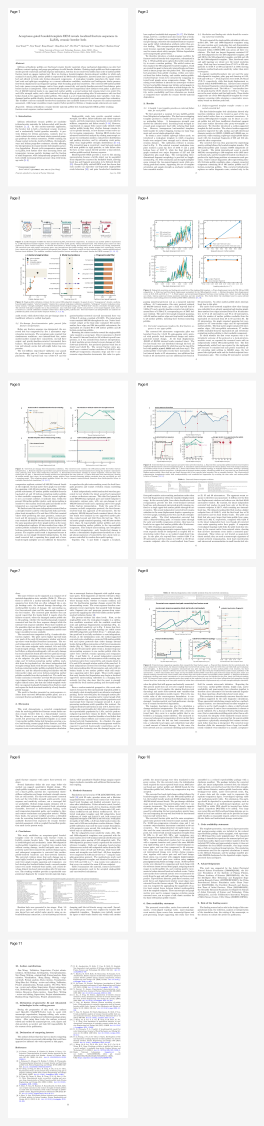
#> input picture submission_packages/journal_of_nuclear_materials_reproducibility_package/docs/pdf_visual_qa/jnm_main_20260612/contact_sheet.png, 792 x 3378 px (shown at 1/3 size)
$ python -i build_cpm_final_pdf_visual_qa.py   (imports and definitions only)
#> lines starting #> are read from the running program, lines starting #| are printed output that depends on the picture; after the words box and inside, x2 and y2 are one past the last pixel; in counts of white or black regions, pixels touching at a corner belong together
#!/usr/bin/env python3
"""Render and summarize the final CPM manuscript PDF for submission QA."""

from __future__ import annotations

import hashlib
import json
import shutil
import subprocess
from datetime import datetime
from pathlib import Path

from PIL import Image, ImageChops, ImageStat
from pypdf import PdfReader


ROOT = Path(__file__).resolve().parents[1]
PDF = ROOT / "manuscript" / "computational_particle_mechanics_submission.pdf"
UPLOAD_PDF = (
    ROOT
    / "submission_packages"
    / "computational_particle_mechanics_upload_ready"
    / "01_manuscript.pdf"
)
OUT_DIR = ROOT / "docs" / "pdf_visual_qa" / "cpm_final_submission_20260704"
REPORT_MD = ROOT / "docs" / "cpm_final_pdf_visual_qa_20260704.md"
REPORT_JSON = ROOT / "docs" / "cpm_final_pdf_visual_qa_20260704.json"


# [6 lines left out: function sha256, not called in this run]


def run(cmd: list[str]) -> None:
    subprocess.run(cmd, cwd=ROOT, check=True)


# [17 lines left out: function render_pdf, not called in this run]


def page_metrics(path: Path) -> dict[str, object]:
    image = Image.open(path).convert("L")
    white = Image.new("L", image.size, 255)
#> white: PIL image 792x3378 L; every value is 255
    diff = ImageChops.difference(image, white)
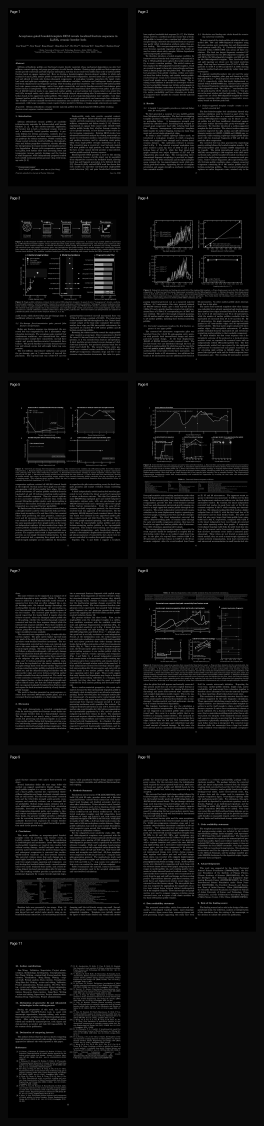
#> diff: PIL image 792x3378 L (shown at 1/3 size); min 0, max 255, mean 13.9
    stat = ImageStat.Stat(diff)
    mask = diff.point(lambda pixel: 255 if pixel > 8 else 0)
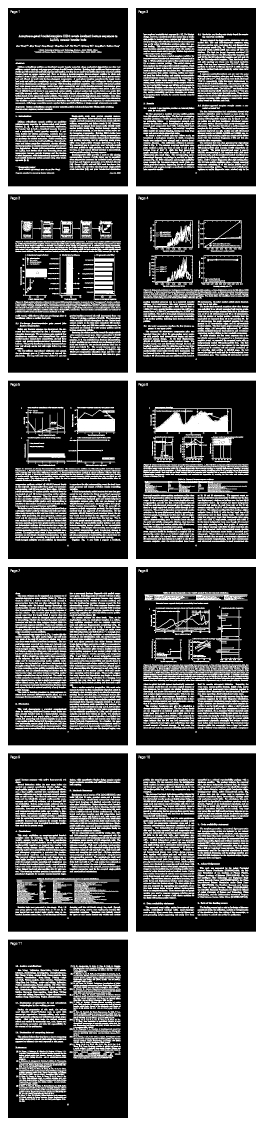
#> mask: PIL image 792x3378 L (shown at 1/3 size); 40.8% white; 7163 white regions (696 under 20 px), largest, box (x1, y1, x2, y2) and area: (0, 0, 792, 3378) 556776, (457, 1220, 695, 1301) 10566, (231, 1227, 346, 1297) 5042
    bbox = mask.getbbox()
#> bbox = (0, 0, 792, 3378)
    nonwhite = sum(mask.histogram()[1:])
#> nonwhite = 1090457
    total = image.size[0] * image.size[1]
#> total = 2675376
    return {
#> (the run stopped early here; a loop or call above may not have finished)

$ run again, on submission_packages/journal_of_nuclear_materials_reproducibility_package/figures/pb007/pb007_corrected_fracture_sequence.png
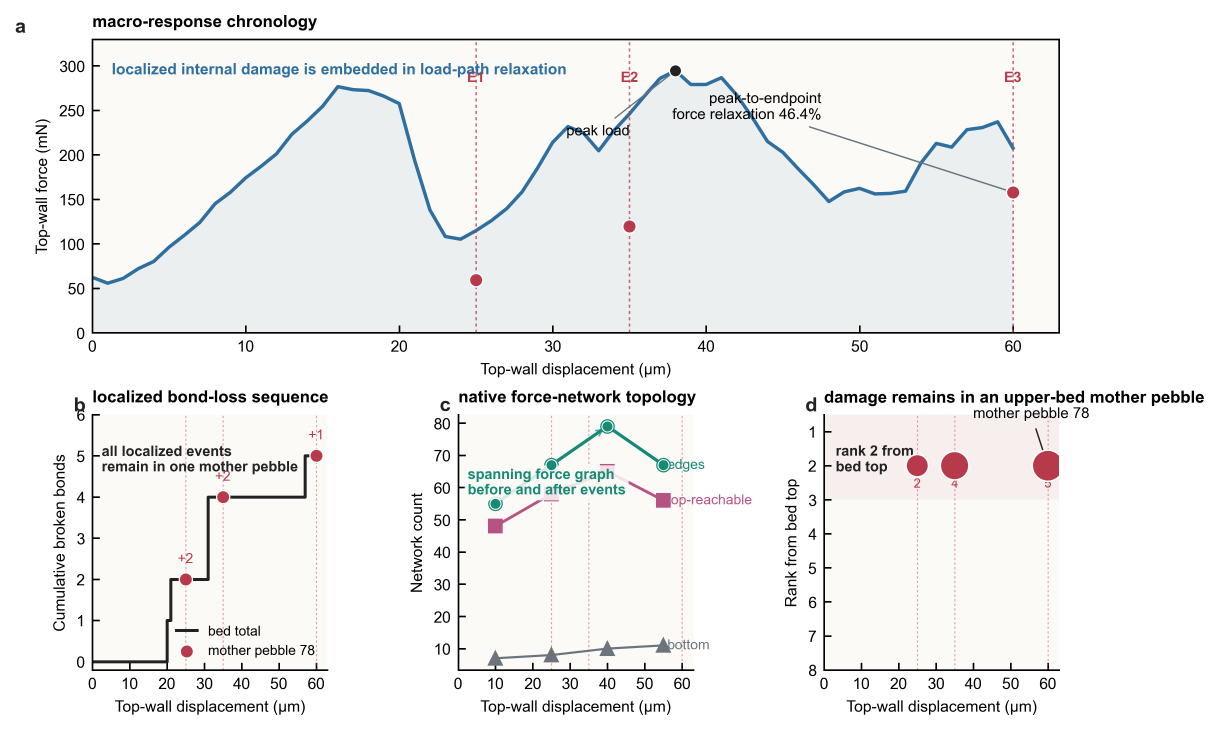
#> input picture submission_packages/journal_of_nuclear_materials_reproducibility_package/figures/pb007/pb007_corrected_fracture_sequence.png, 3658 x 2189 px (shown at 1/3 size)
#> white: PIL image 3658x2189 L; every value is 255
#> in page_metrics, `diff = ImageChops.difference(image, white)`:
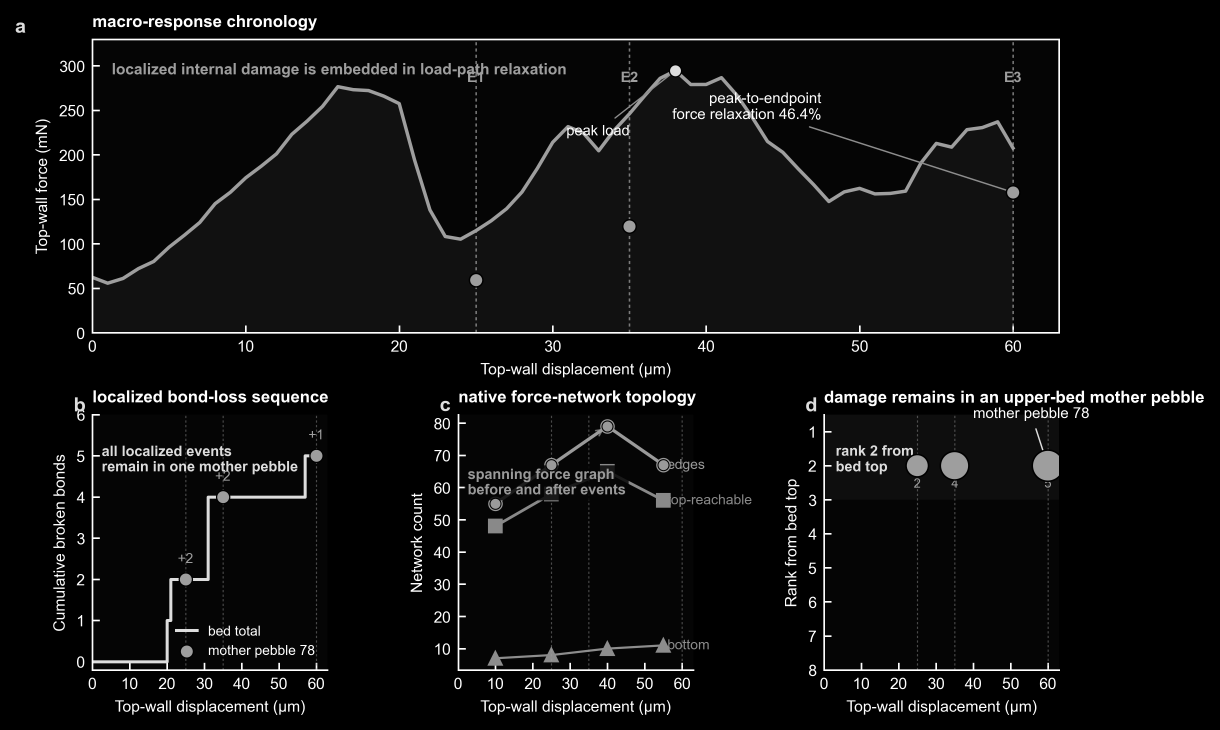
#> diff: PIL image 3658x2189 L (shown at 1/3 size); min 0, max 255, mean 14.3
#> in page_metrics, `mask = diff.point(lambda pixel: 255 if pixel > 8 else 0)`:
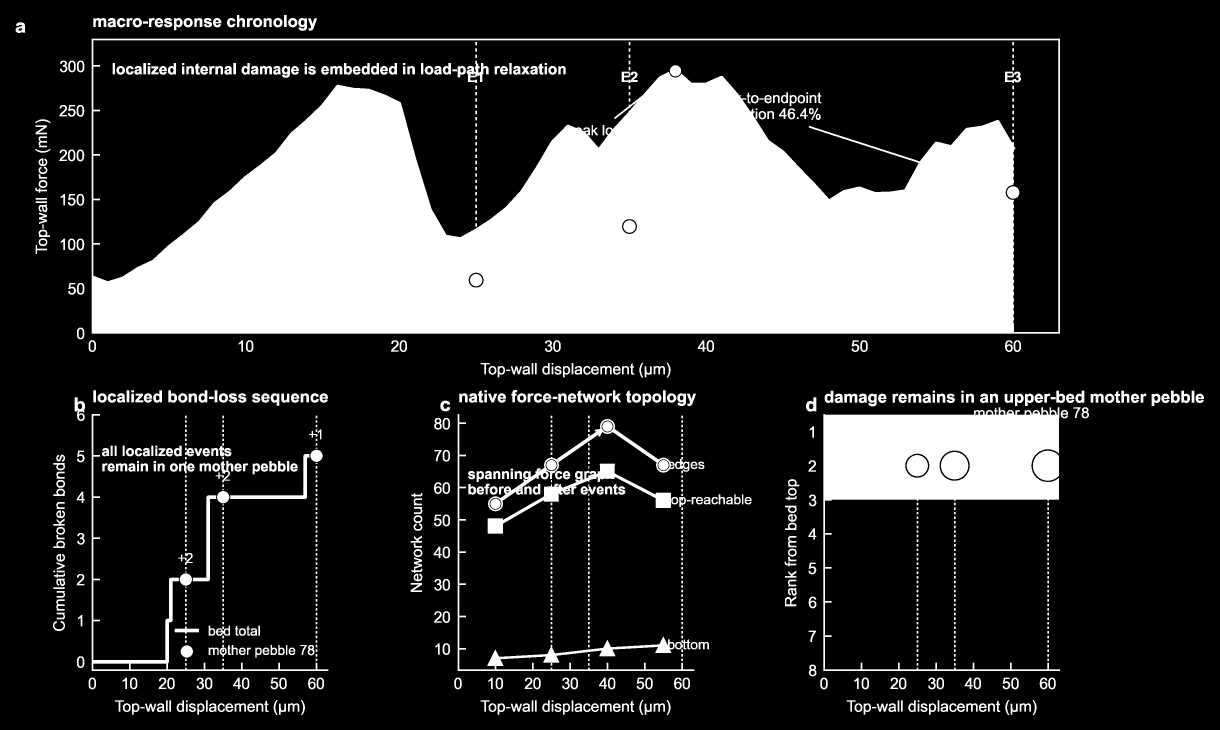
#> mask: PIL image 3658x2189 L (shown at 1/3 size); 24.3% white; 1032 white regions (6 under 20 px), largest, box (x1, y1, x2, y2) and area: (275, 116, 3180, 1001) 1466090, (2470, 1222, 3180, 2013) 172207, (1373, 1242, 2083, 2013) 17285
#> bbox = (47, 45, 3612, 2145)
#> nonwhite = 1946220

$ run again, on submission_packages/journal_of_nuclear_materials_reproducibility_package/figures/pb007/pb007_replicate_comparison.png
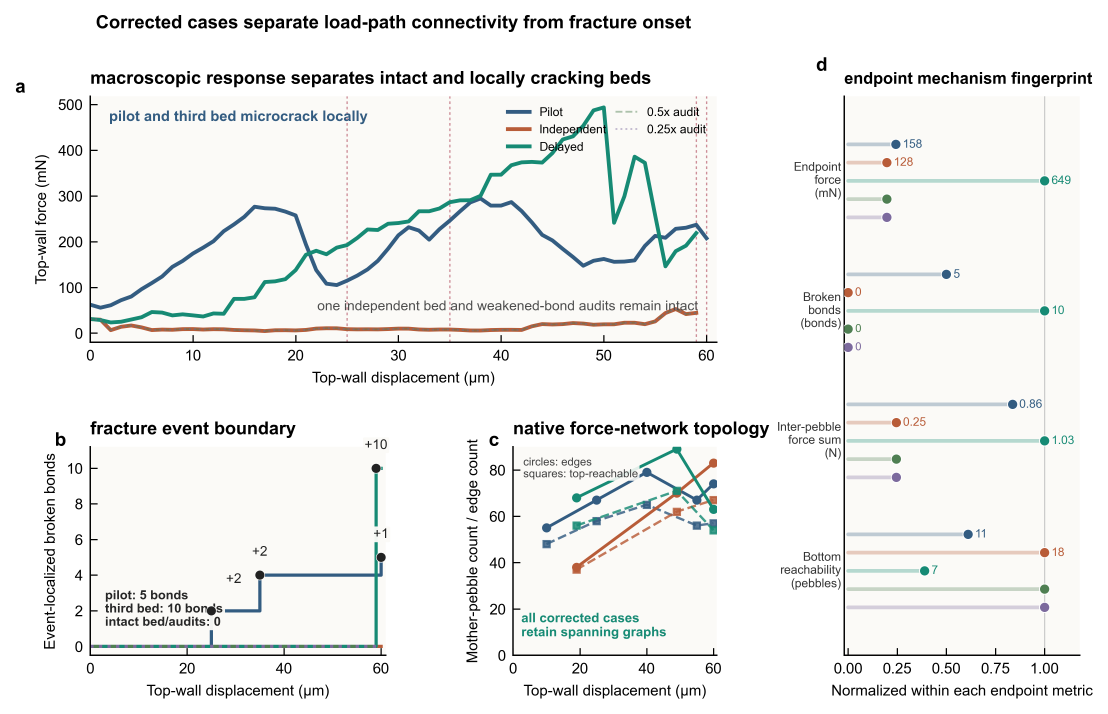
#> input picture submission_packages/journal_of_nuclear_materials_reproducibility_package/figures/pb007/pb007_replicate_comparison.png, 4429 x 2855 px (shown at 1/4 size)
#> white: PIL image 4429x2855 L; every value is 255
#> in page_metrics, `diff = ImageChops.difference(image, white)`:
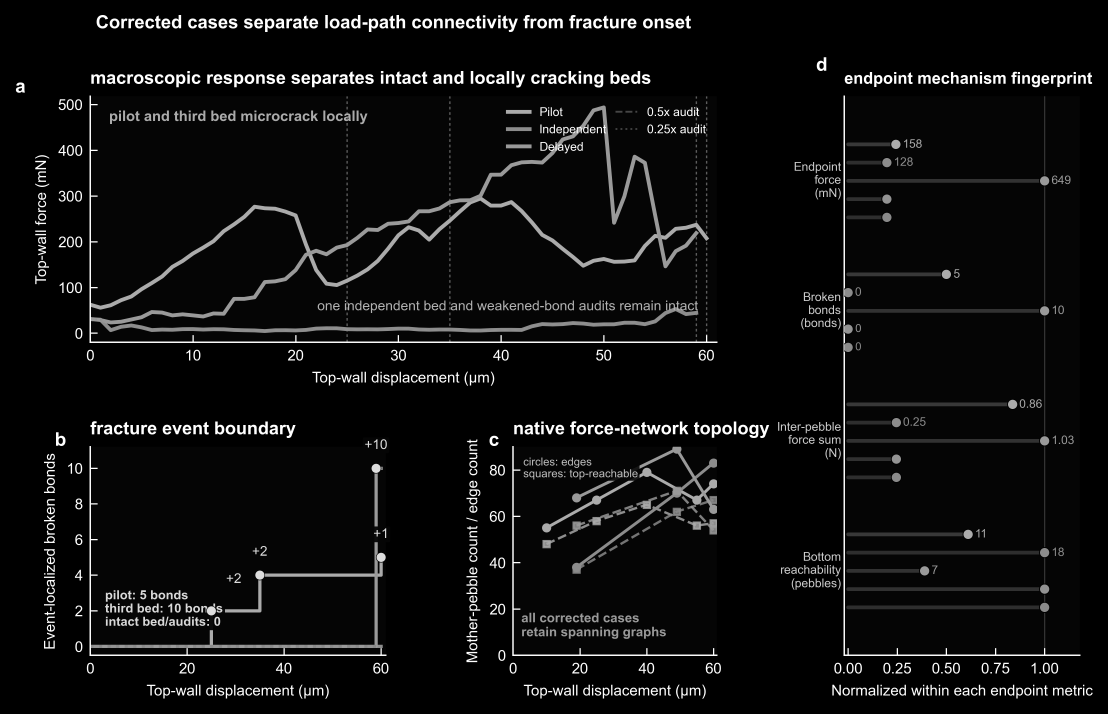
#> diff: PIL image 4429x2855 L (shown at 1/4 size); min 0, max 255, mean 14.2
#> in page_metrics, `mask = diff.point(lambda pixel: 255 if pixel > 8 else 0)`:
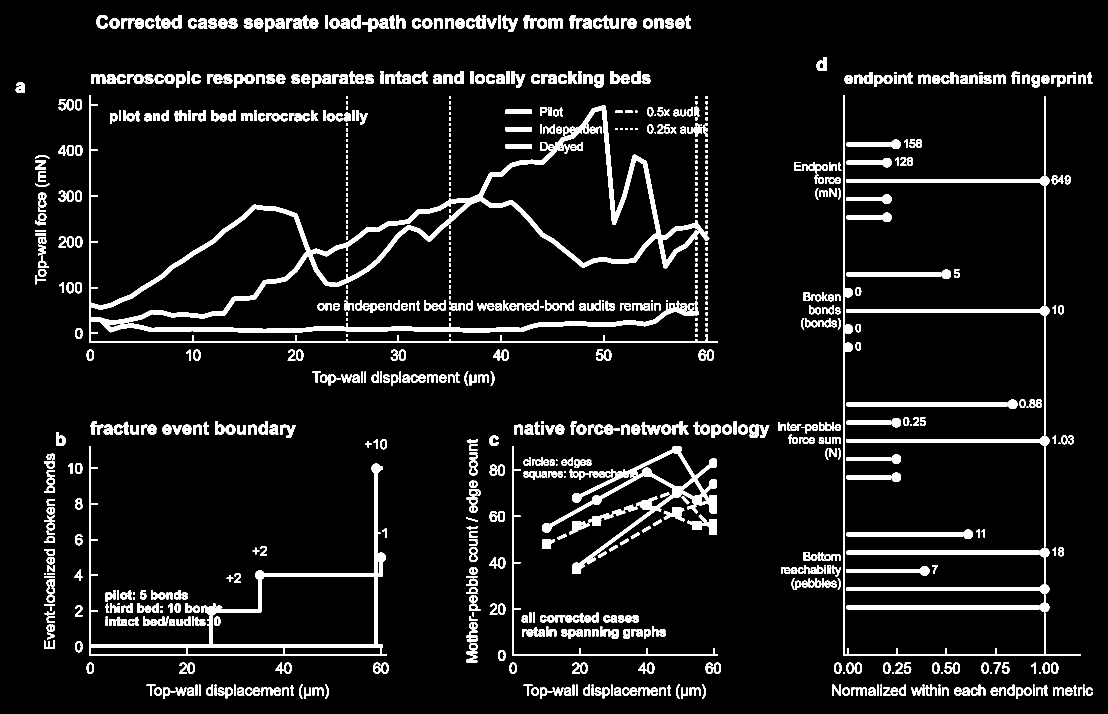
#> mask: PIL image 4429x2855 L (shown at 1/4 size); 7.2% white; 1076 white regions, largest, box (x1, y1, x2, y2) and area: (358, 382, 2870, 1372) 179599, (358, 1784, 1546, 2624) 45213, (2168, 1787, 2868, 2296) 39293
#> bbox = (63, 60, 4371, 2795)
#> nonwhite = 911481

$ run again, on submission_packages/journal_of_nuclear_materials_reproducibility_package/figures/sp002/jnm_single_pebble_validation.png
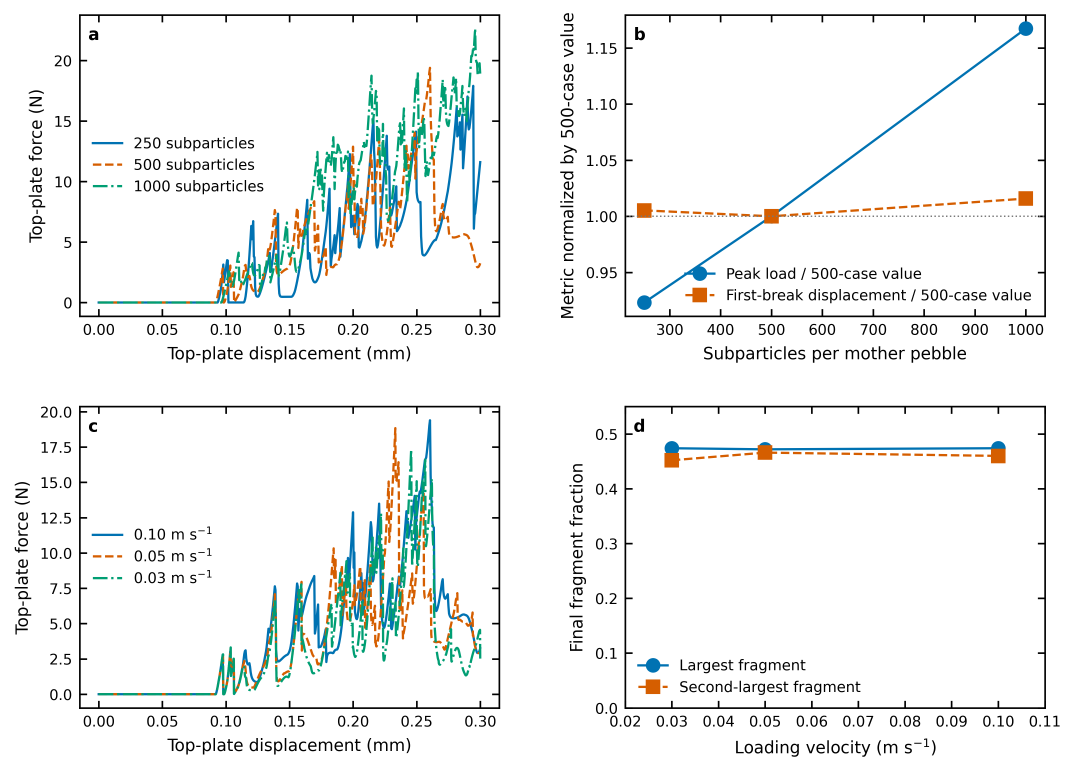
#> input picture submission_packages/journal_of_nuclear_materials_reproducibility_package/figures/sp002/jnm_single_pebble_validation.png, 4304 x 3090 px (shown at 1/4 size)
#> white: PIL image 4304x3090 L; every value is 255
#> in page_metrics, `diff = ImageChops.difference(image, white)`:
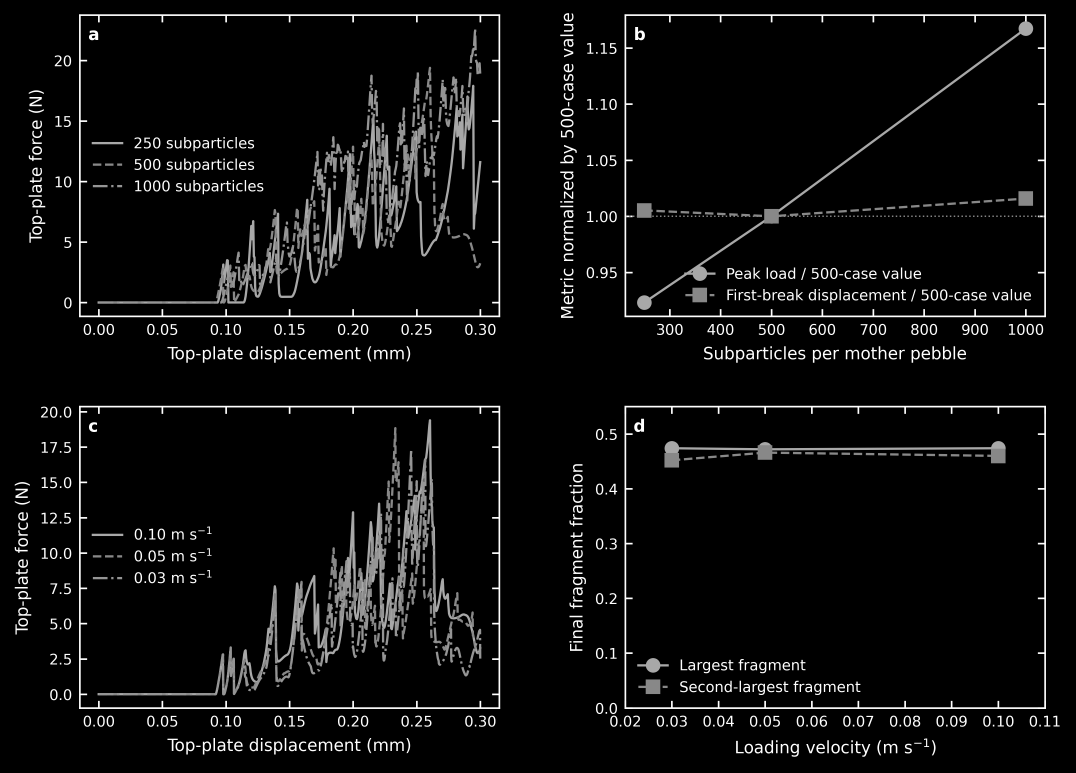
#> diff: PIL image 4304x3090 L (shown at 1/4 size); min 0, max 255, mean 13.2
#> in page_metrics, `mask = diff.point(lambda pixel: 255 if pixel > 8 else 0)`:
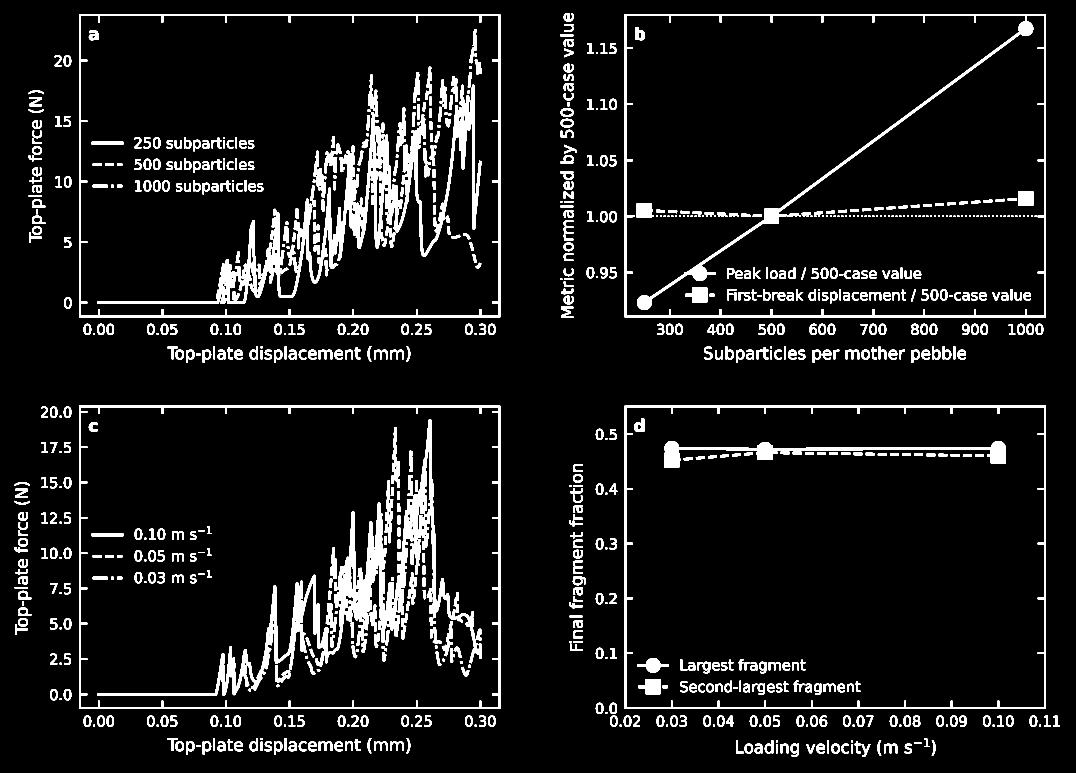
#> mask: PIL image 4304x3090 L (shown at 1/4 size); 7.2% white; 909 white regions, largest, box (x1, y1, x2, y2) and area: (390, 339, 1926, 1215) 143387, (390, 1676, 1927, 2782) 139735, (2498, 57, 4184, 1269) 75404
#> bbox = (59, 52, 4239, 3027)
#> nonwhite = 962872
